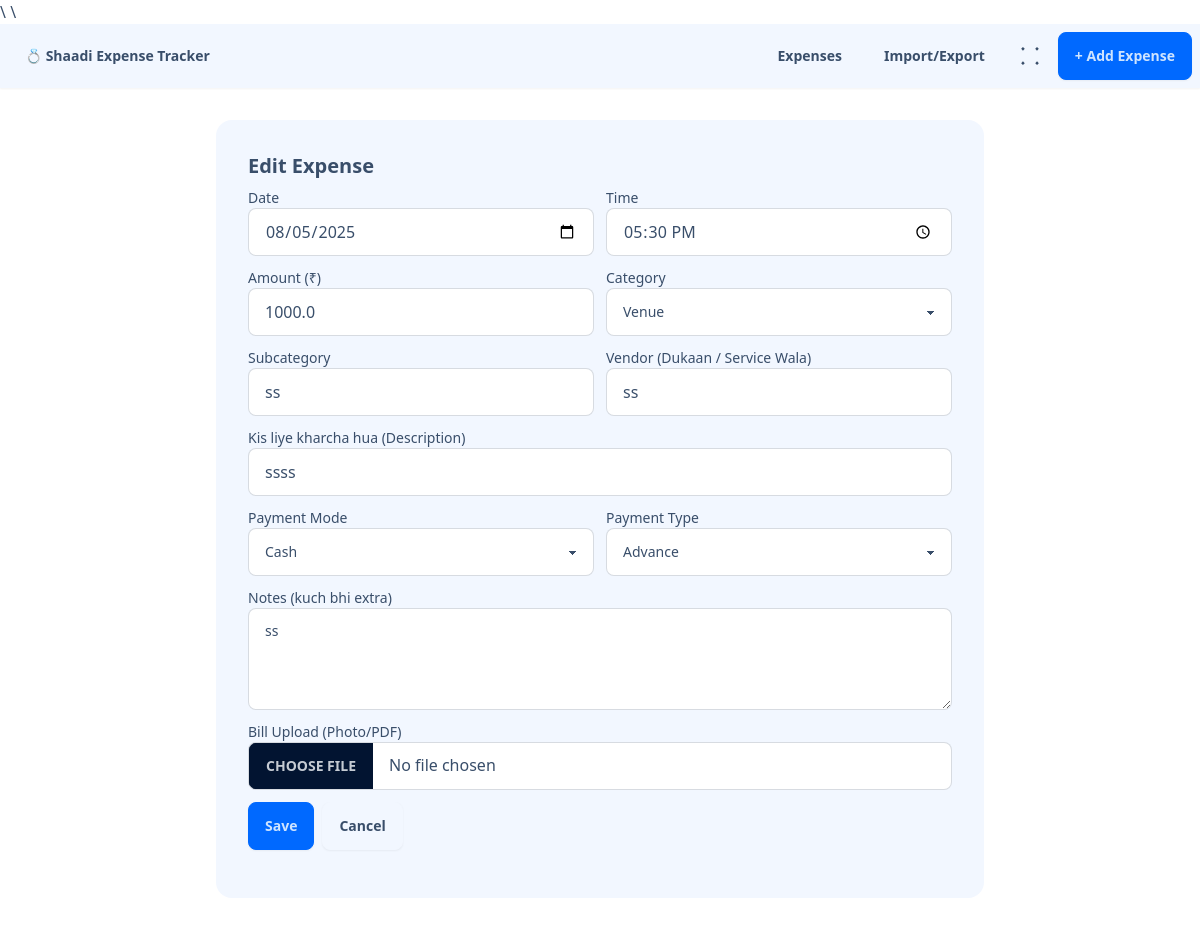
Page /expenses/1/edit on the committed database.
### app.py (models this page shows, shortened)
class Expense(db.Model):
    id = db.Column(db.Integer, primary_key=True)
    dt = db.Column(db.DateTime, nullable=False, index=True)  # exact date+time of expense
    category = db.Column(db.String(80), nullable=False, index=True)
    subcategory = db.Column(db.String(80), nullable=True, index=True)
    vendor = db.Column(db.String(120), nullable=True, index=True)
    description = db.Column(db.String(240), nullable=True)
    amount = db.Column(db.Float, nullable=False)
    payment_mode = db.Column(db.String(40), nullable=True)   # Cash, UPI, Card, Bank
    payment_type = db.Column(db.String(20), nullable=True)   # Advance, Final, Other
    notes = db.Column(db.Text, nullable=True)
    attachment = db.Column(db.String(200), nullable=True)    # stored filename
    created_at = db.Column(db.DateTime, nullable=False, default=lambda: now_ist())

### app.py (the view, shortened to what this page needs)
@app.route('/expenses/new', methods=['GET', 'POST'])
@app.route('/expenses/<int:expense_id>/edit', methods=['GET', 'POST'])
def expense_form(expense_id=None):
    expense = Expense.query.get(expense_id) if expense_id else None
    categories = DEFAULT_CATEGORIES
    form_defaults = {}
    if expense:
        form_defaults = {
            'date': expense.dt.astimezone(IST).strftime('%Y-%m-%d'),
            'time': expense.dt.astimezone(IST).strftime('%H:%M'),
            'amount': expense.amount,
            'category': expense.category,
            'subcategory': expense.subcategory or '',
            'vendor': expense.vendor or '',
            'description': expense.description or '',
            'payment_mode': expense.payment_mode or '',
            'payment_type': expense.payment_type or '',
            'notes': expense.notes or '',
        }
    return render_template('expense_form.html', expense=expense, categories=categories, form_defaults=form_defaults)

### app.py (called while the page is built)
@app.context_processor
def inject_budget():
    total = db.session.query(func.coalesce(func.sum(Expense.amount), 0.0)).scalar() or 0.0
    pct = (total / BUDGET_OVERALL * 100.0) if BUDGET_OVERALL else 0.0
    return dict(total_spent=total, budget=BUDGET_OVERALL, budget_pct=pct)

### templates/expense_form.html (shortened to what this page needs)
{% extends 'base.html' %}
{% block content %}
<div class="card bg-base-200 max-w-3xl mx-auto">
  <div class="card-body">
    <h2 class="card-title">{{ 'Edit Expense' if expense else 'Add Expense' }}</h2>
    <form method="post" enctype="multipart/form-data" class="grid grid-cols-1 md:grid-cols-2 gap-3">
      <label class="form-control">
        <span class="label-text">Date</span>
        <input type="date" name="date" class="input input-bordered" value="{{ form_defaults.get('date','') }}" required />
      </label>
      <label class="form-control">
        <span class="label-text">Time</span>
        <input type="time" name="time" class="input input-bordered" value="{{ form_defaults.get('time','12:00') }}" />
      </label>
      <label class="form-control">
        <span class="label-text">Amount (₹)</span>
        <input type="number" step="0.01" name="amount" class="input input-bordered" value="{{ form_defaults.get('amount','') }}" required />
      </label>
      <label class="form-control">
        <span class="label-text">Category</span>
        <select name="category" id="category" class="select select-bordered" required>
          {% for cat, subs in categories %}
            <option value="{{ cat }}" {% if form_defaults.get('category')==cat %}selected{% endif %}>{{ cat }}</option>
          {% endfor %}
        </select>
      </label>
      <label class="form-control">
        <span class="label-text">Subcategory</span>
        <input name="subcategory" id="subcategory" class="input input-bordered" placeholder="optional" value="{{ form_defaults.get('subcategory','') }}" />
      </label>
      <label class="form-control">
        <span class="label-text">Vendor (Dukaan / Service Wala)</span>
        <input name="vendor" class="input input-bordered" placeholder="e.g. ABC Caterers" value="{{ form_defaults.get('vendor','') }}" />
      </label>
      <label class="form-control md:col-span-2">
        <span class="label-text">Kis liye kharcha hua (Description)</span>
        <input name="description" class="input input-bordered" placeholder="e.g. Catering advance payment" value="{{ form_defaults.get('description','') }}" />
      </label>
      <label class="form-control">
        <span class="label-text">Payment Mode</span>
        <select name="payment_mode" class="select select-bordered">
          {% for m in ['Cash','UPI','Card','Bank'] %}
          <option value="{{ m }}" {% if form_defaults.get('payment_mode')==m %}selected{% endif %}>{{ m }}</option>
          {% endfor %}
        </select>
      </label>
      <label class="form-control">
        <span class="label-text">Payment Type</span>
        <select name="payment_type" class="select select-bordered">
          {% for t in ['Advance','Final','Other'] %}
          <option value="{{ t }}" {% if form_defaults.get('payment_type')==t %}selected{% endif %}>{{ t }}</option>
          {% endfor %}
        </select>
      </label>
      <label class="form-control md:col-span-2">
        <span class="label-text">Notes (kuch bhi extra)</span>
        <textarea name="notes" class="textarea textarea-bordered" rows="3" placeholder="optional">{{ form_defaults.get('notes','') }}</textarea>
      </label>
      <label class="form-control md:col-span-2">
        <span class="label-text">Bill Upload (Photo/PDF)</span>
        <input type="file" name="file" accept=".png,.jpg,.jpeg,.pdf" class="file-input file-input-bordered" />
      </label>
      <div class="md:col-span-2 flex gap-2">
        <button class="btn btn-primary">Save</button>
        <a class="btn" href="{{ url_for('expenses_list') }}">Cancel</a>
      </div>
    </form>
  </div>
</div>
{% endblock %}

### rows in the picture
Expense: amount "1000.0", category "Venue", subcategory "ss", vendor "ss", description "ssss", payment_mode "Cash", payment_type "Advance", notes "ss"

### other values in the picture
{{ 'Edit Expense' if expense else 'Add Expense' }} "Edit Expense"
